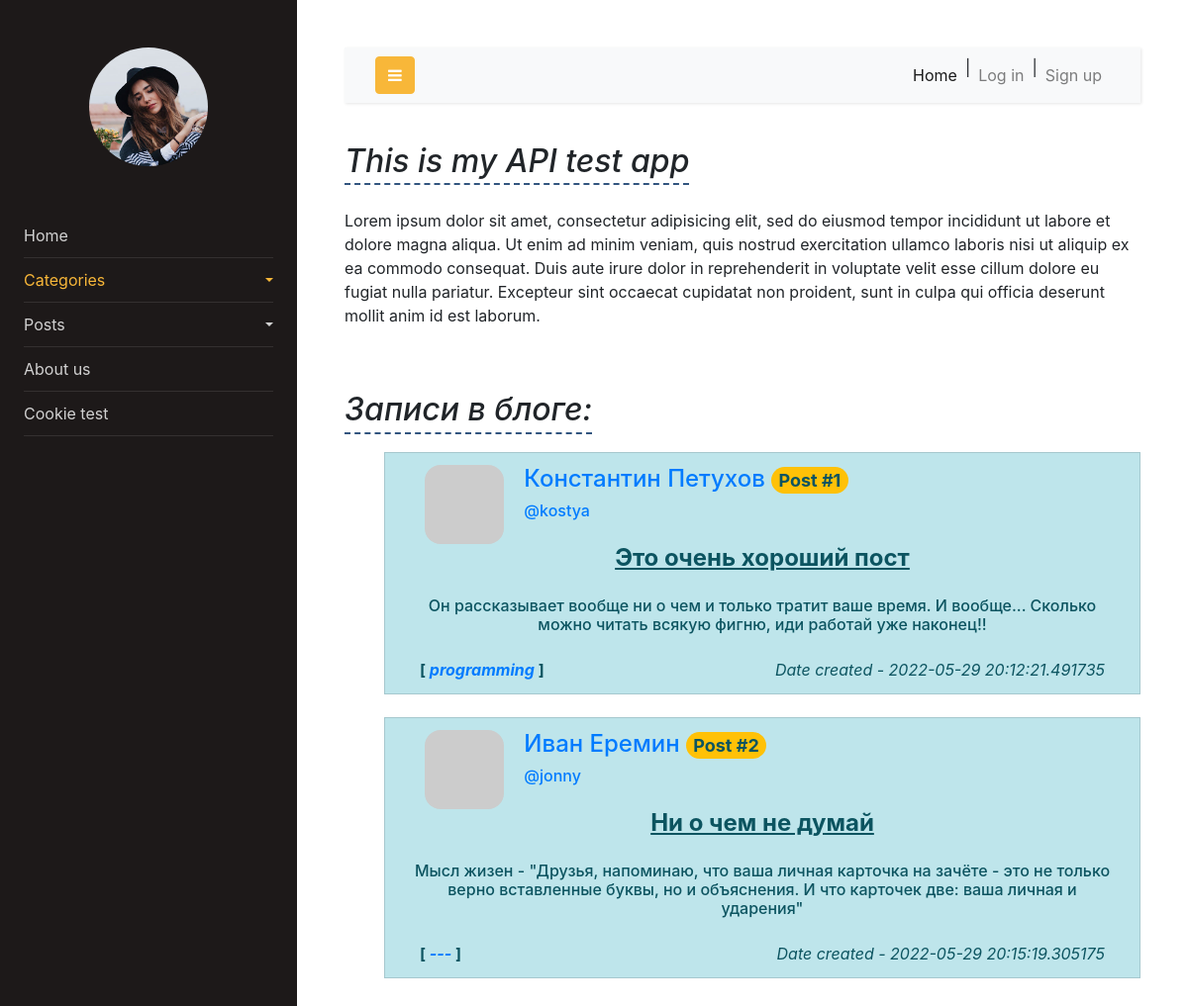
The page / on the database its author committed.
### app/data/posts.py (models this page shows)
class Post(SqlAlchemyBase):
    __tablename__ = 'posts'
    id = sqlalchemy.Column(sqlalchemy.Integer,
                           primary_key=True, autoincrement=True)
    user_id = sqlalchemy.Column(sqlalchemy.Integer,
                                sqlalchemy.ForeignKey("users.id"))
    title = sqlalchemy.Column(sqlalchemy.String, nullable=False)
    is_private = sqlalchemy.Column(sqlalchemy.Boolean)
    created = sqlalchemy.Column(sqlalchemy.DateTime, default=datetime.now())
    category = sqlalchemy.Column(sqlalchemy.String, nullable=False, index=True)
    text = sqlalchemy.Column(sqlalchemy.String, nullable=True)
    author = orm.relation('User')

### app/data/user.py (models this page shows, shortened)
class User(SqlAlchemyBase, UserMixin):
    __tablename__ = 'users'
    id = sqlalchemy.Column(sqlalchemy.Integer, primary_key=True, autoincrement=True)
    username = sqlalchemy.Column(sqlalchemy.String, nullable=False, index=True)
    name = sqlalchemy.Column(sqlalchemy.String, nullable=False)
    surname = sqlalchemy.Column(sqlalchemy.String, nullable=False)
    email = sqlalchemy.Column(sqlalchemy.String, nullable=False, index=True)
    password = sqlalchemy.Column(sqlalchemy.String, nullable=False)
    created_date = sqlalchemy.Column(sqlalchemy.DateTime,
                                     default=datetime.datetime.now, autoincrement=True)
    posts = orm.relation('Post', back_populates='author')
    def avatar(self, size):
        return 'http://www.gravatar.com/avatar/' + md5(self.email.encode()).hexdigest() + '?d=identicon&s=' + str(size)

### main.py (the view)
@main_app.route('/')
def root():
    db_sess = db_session.create_session()
    posts = db_sess.query(Post).all()
    categories = []
    show_buttons = []
    for post in posts:
        categories.append(post.category)
        if current_user.is_authenticated and current_user == post.author:
            show_buttons.append(1)
        else:
            show_buttons.append(0)
    return render_template('main.html', he=current_user, posts=posts, show_buttons=show_buttons,
                           categories=categories)

### app/data/db_session.py (called while the page is built)
def create_session() -> Session:
    global __factory
    return __factory()

### app/templates/main.html (shortened to what this page needs)
{% extends "index.html" %}
{% block content %}
<h2 class="mb-4">This is my API test app</h2>
<p>Lorem ipsum dolor sit amet, consectetur adipisicing elit, sed do eiusmod tempor incididunt ut labore et dolore magna aliqua. Ut enim ad minim veniam, quis nostrud exercitation ullamco laboris nisi ut aliquip ex ea commodo consequat. Duis aute irure dolor in reprehenderit in voluptate velit esse cillum dolore eu fugiat nulla pariatur. Excepteur sint occaecat cupidatat non proident, sunt in culpa qui officia deserunt mollit anim id est laborum.</p>
<br>
<br>
{% if posts %}
    <h2>Записи в блоге:</h2>
{% endif %}
<ul style="margin-top:10px;">
{% for post in posts %}
    {% include("post.html") %}
<br>
{% endfor %}
</ul>
{% endblock %}

### app/templates/post.html
<link rel="stylesheet" type="text/css" href="{{ url_for('static', filename='css/post.css') }}"/>
<li class="list-group-item list-group-item-info">
    <div class="comment-wrapper media" align="center">
        <div class="container">
            <div class="row">
                <div class="col-2" align="content">
                    <a href="/users/{{ post.author.id }}">
                        <img class="img" style="border-radius: 1em;" src="{{ post.author.avatar(60) }}">
                    </a>
                </div>
                <div class="col-8" align="left">
                    <div class="row field-group">
                        <span style="float:left">
                            <h4><a href="/users/{{ post.author.id }}">{{ post.author.name }} {{ post.author.surname }}               </a>
                                <span id='comment_id' style="align:right;" class="badge rounded-pill bg-warning">Post #{{ post.id }}</span></h4>
                        </span>
                    </div>
                    <div class="row">
                        <h6><a href="/users/{{ post.author.id }}">@{{ post.author.username }}</a></h6>
                    </div>
                </div>
            </div>
            <div class="row" style="margin: 0 auto; text-align:center; display:flex; justify-content:center;">
                <h4><b><u>{{ post.title }}</u></b></h4>
            </div>
            <div class="row ">
                <p><h6>{{ post.text }}
                </h6></p>
            </div>
            <div class="field-group">
                <span style="float:left">
                    <b>[ <a href="/a/{{ post.category }}"><em>{{ post.category }}</em></a> ]</b>
                </span>
                <span style="float:right">
                    <label class="date" ><em>Date created - {{ post.created }}</em></label>
                </span>
            </div>
        </div>
    </div>
</li>

### static/css/post.css (style rules this page uses)
h2 { font-style: italic; display:inline-block; color: #32557f; text-decoration: none; border-bottom: 2px dashed #32557f; padding-bottom: 3px; }
.media { text-align: center; margin: 0 auto; align-items: center; max-width: 100% }
a { color: #000; text-color: #000; text-decoration: none; background-color: transparent; }
.date { display: table-cell; }

### rows shown on the page
Post: author.name "Константин", author.surname "Петухов", id "1", author.username "kostya", title "Это очень хороший пост", text "Он рассказывает вообще ни о чем и только тратит ваше время. И вообще... Сколько можно читать всякую фигню, иди работай уже наконец!!", category "programming", created "2022-05-29 20:12:21.491735"
Post: author.name "Иван", author.surname "Еремин", id "2", author.username "jonny", title "Ни о чем не думай", text "Мысл жизен - \"Друзья, напоминаю, что ваша личная карточка на зачёте - это не только верно вставленные буквы, но и объяснения. И что карточек две: ваша личная и ударения\"", category "---", created "2022-05-29 20:15:19.305175"
